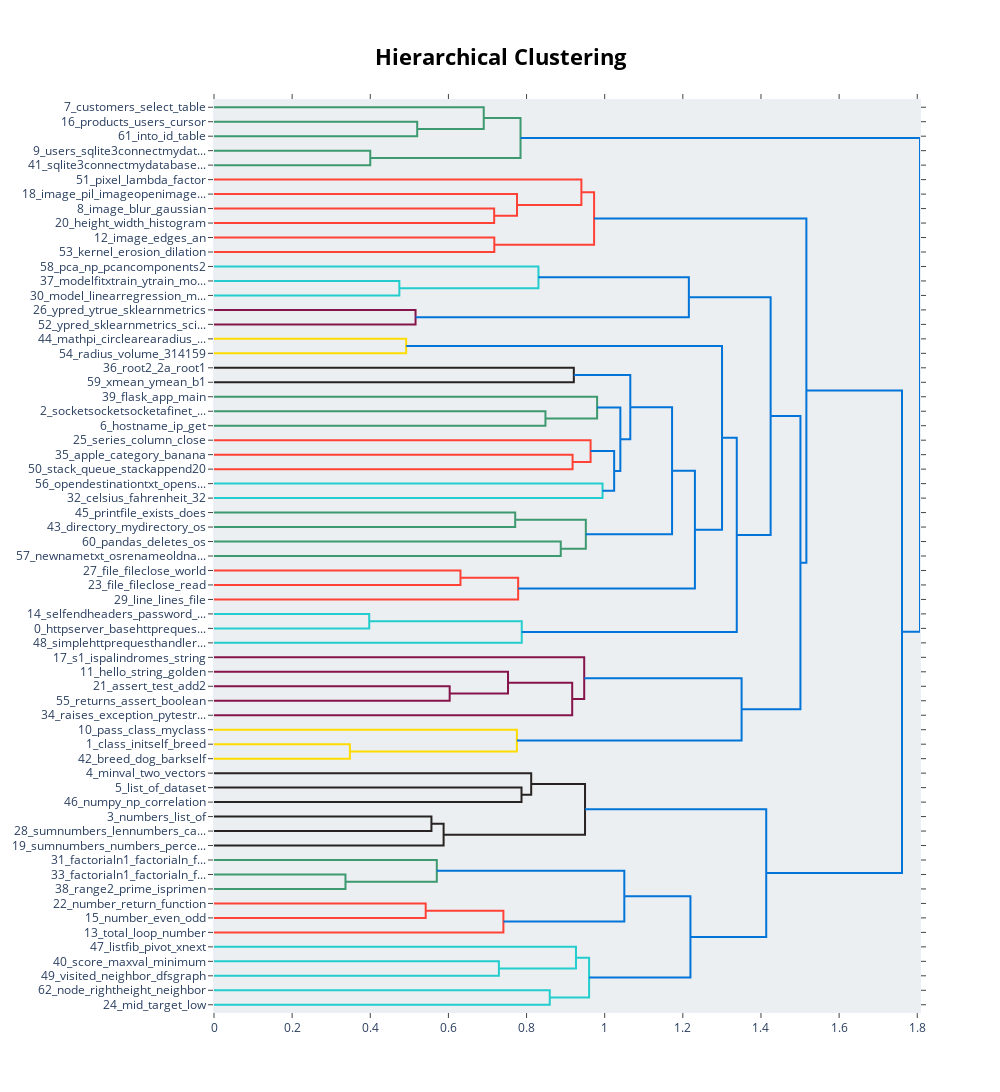

Notebook cell for this chart:
### Code cell
variable_topic_model.visualize_hierarchy()

### Figure 1 — Plotly figure (JSON) as saved in the notebook; plotly's stock layout.template omitted (floating-point values rounded to 4 significant figures)
{"data": [{"hoverinfo": "text", "marker": {"color": "rgb(61,153,112)"}, "mode": "lines", "type": "scatter", "x": [0.0, 0.5201, 0.5201, 0.0], "xaxis": "x", "y": [-15.0, -15.0, -25.0, -25.0], "yaxis": "y"}, {"hoverinfo": "text", "marker": {"color": "rgb(61,153,112)"}, "mode": "lines", "type": "scatter", "x": [0.0, 0.6904, 0.6904, 0.5201], "xaxis": "x", "y": [-5.0, -5.0, -20.0, -20.0], "yaxis": "y"}, {"hoverinfo": "text", "marker": {"color": "rgb(61,153,112)"}, "mode": "lines", "type": "scatter", "x": [0.0, 0.4, 0.4, 0.0], "xaxis": "x", "y": [-35.0, -35.0, -45.0, -45.0], "yaxis": "y"}, {"hoverinfo": "text", "marker": {"color": "rgb(61,153,112)"}, "mode": "lines", "type": "scatter", "x": [0.6904, 0.7846, 0.7846, 0.4], "xaxis": "x", "y": [-12.5, -12.5, -40.0, -40.0], "yaxis": "y"}, {"hoverinfo": "text", "marker": {"color": "rgb(255,65,54)"}, "mode": "lines", "type": "scatter", "x": [0.0, 0.7171, 0.7171, 0.0], "xaxis": "x", "y": [-75.0, -75.0, -85.0, -85.0], "yaxis": "y"}, {"hoverinfo": "text", "marker": {"color": "rgb(255,65,54)"}, "mode": "lines", "type": "scatter", "x": [0.0, 0.7756, 0.7756, 0.7171], "xaxis": "x", "y": [-65.0, -65.0, -80.0, -80.0], "yaxis": "y"}, {"hoverinfo": "text", "marker": {"color": "rgb(255,65,54)"}, "mode": "lines", "type": "scatter", "x": [0.0, 0.9403, 0.9403, 0.7756], "xaxis": "x", "y": [-55.0, -55.0, -72.5, -72.5], "yaxis": "y"}, {"hoverinfo": "text", "marker": {"color": "rgb(255,65,54)"}, "mode": "lines", "type": "scatter", "x": [0.0, 0.7174, 0.7174, 0.0], "xaxis": "x", "y": [-95.0, -95.0, -105.0, -105.0], "yaxis": "y"}, {"hoverinfo": "text", "marker": {"color": "rgb(255,65,54)"}, "mode": "lines", "type": "scatter", "x": [0.9403, 0.9728, 0.9728, 0.7174], "xaxis": "x", "y": [-63.75, -63.75, -100.0, -100.0], "yaxis": "y"}, {"hoverinfo": "text", "marker": {"color": "rgb(35,205,205)"}, "mode": "lines", "type": "scatter", "x": [0.0, 0.4744, 0.4744, 0.0], "xaxis": "x", "y": [-125.0, -125.0, -135.0, -135.0], "yaxis": "y"}, {"hoverinfo": "text", "marker": {"color": "rgb(35,205,205)"}, "mode": "lines", "type": "scatter", "x": [0.0, 0.8304, 0.8304, 0.4744], "xaxis": "x", "y": [-115.0, -115.0, -130.0, -130.0], "yaxis": "y"}, {"hoverinfo": "text", "marker": {"color": "rgb(133,20,75)"}, "mode": "lines", "type": "scatter", "x": [0.0, 0.5159, 0.5159, 0.0], "xaxis": "x", "y": [-145.0, -145.0, -155.0, -155.0], "yaxis": "y"}, {"hoverinfo": "text", "marker": {"color": "rgb(0,116,217)"}, "mode": "lines", "type": "scatter", "x": [0.8304, 1.215, 1.215, 0.5159], "xaxis": "x", "y": [-122.5, -122.5, -150.0, -150.0], "yaxis": "y"}, {"hoverinfo": "text", "marker": {"color": "rgb(255,220,0)"}, "mode": "lines", "type": "scatter", "x": [0.0, 0.4919, 0.4919, 0.0], "xaxis": "x", "y": [-165.0, -165.0, -175.0, -175.0], "yaxis": "y"}, {"hoverinfo": "text", "marker": {"color": "rgb(40,35,35)"}, "mode": "lines", "type": "scatter", "x": [0.0, 0.921, 0.921, 0.0], "xaxis": "x", "y": [-185.0, -185.0, -195.0, -195.0], "yaxis": "y"}, {"hoverinfo": "text", "marker": {"color": "rgb(61,153,112)"}, "mode": "lines", "type": "scatter", "x": [0.0, 0.8484, 0.8484, 0.0], "xaxis": "x", "y": [-215.0, -215.0, -225.0, -225.0], "yaxis": "y"}, {"hoverinfo": "text", "marker": {"color": "rgb(61,153,112)"}, "mode": "lines", "type": "scatter", "x": [0.0, 0.9806, 0.9806, 0.8484], "xaxis": "x", "y": [-205.0, -205.0, -220.0, -220.0], "yaxis": "y"}, {"hoverinfo": "text", "marker": {"color": "rgb(255,65,54)"}, "mode": "lines", "type": "scatter", "x": [0.0, 0.9178, 0.9178, 0.0], "xaxis": "x", "y": [-245.0, -245.0, -255.0, -255.0], "yaxis": "y"}, {"hoverinfo": "text", "marker": {"color": "rgb(255,65,54)"}, "mode": "lines", "type": "scatter", "x": [0.0, 0.9639, 0.9639, 0.9178], "xaxis": "x", "y": [-235.0, -235.0, -250.0, -250.0], "yaxis": "y"}, {"hoverinfo": "text", "marker": {"color": "rgb(35,205,205)"}, "mode": "lines", "type": "scatter", "x": [0.0, 0.9945, 0.9945, 0.0], "xaxis": "x", "y": [-265.0, -265.0, -275.0, -275.0], "yaxis": "y"}, {"hoverinfo": "text", "marker": {"color": "rgb(0,116,217)"}, "mode": "lines", "type": "scatter", "x": [0.9639, 1.024, 1.024, 0.9945], "xaxis": "x", "y": [-242.5, -242.5, -270.0, -270.0], "yaxis": "y"}, {"hoverinfo": "text", "marker": {"color": "rgb(0,116,217)"}, "mode": "lines", "type": "scatter", "x": [0.9806, 1.04, 1.04, 1.024], "xaxis": "x", "y": [-212.5, -212.5, -256.2, -256.2], "yaxis": "y"}, {"hoverinfo": "text", "marker": {"color": "rgb(0,116,217)"}, "mode": "lines", "type": "scatter", "x": [0.921, 1.066, 1.066, 1.04], "xaxis": "x", "y": [-190.0, -190.0, -234.4, -234.4], "yaxis": "y"}, {"hoverinfo": "text", "marker": {"color": "rgb(61,153,112)"}, "mode": "lines", "type": "scatter", "x": [0.0, 0.7709, 0.7709, 0.0], "xaxis": "x", "y": [-285.0, -285.0, -295.0, -295.0], "yaxis": "y"}, {"hoverinfo": "text", "marker": {"color": "rgb(61,153,112)"}, "mode": "lines", "type": "scatter", "x": [0.0, 0.8876, 0.8876, 0.0], "xaxis": "x", "y": [-305.0, -305.0, -315.0, -315.0], "yaxis": "y"}, {"hoverinfo": "text", "marker": {"color": "rgb(61,153,112)"}, "mode": "lines", "type": "scatter", "x": [0.7709, 0.9517, 0.9517, 0.8876], "xaxis": "x", "y": [-290.0, -290.0, -310.0, -310.0], "yaxis": "y"}, {"hoverinfo": "text", "marker": {"color": "rgb(0,116,217)"}, "mode": "lines", "type": "scatter", "x": [1.066, 1.172, 1.172, 0.9517], "xaxis": "x", "y": [-212.2, -212.2, -300.0, -300.0], "yaxis": "y"}, {"hoverinfo": "text", "marker": {"color": "rgb(255,65,54)"}, "mode": "lines", "type": "scatter", "x": [0.0, 0.6308, 0.6308, 0.0], "xaxis": "x", "y": [-325.0, -325.0, -335.0, -335.0], "yaxis": "y"}, {"hoverinfo": "text", "marker": {"color": "rgb(255,65,54)"}, "mode": "lines", "type": "scatter", "x": [0.6308, 0.7785, 0.7785, 0.0], "xaxis": "x", "y": [-330.0, -330.0, -345.0, -345.0], "yaxis": "y"}, {"hoverinfo": "text", "marker": {"color": "rgb(0,116,217)"}, "mode": "lines", "type": "scatter", "x": [1.172, 1.231, 1.231, 0.7785], "xaxis": "x", "y": [-256.1, -256.1, -337.5, -337.5], "yaxis": "y"}, {"hoverinfo": "text", "marker": {"color": "rgb(0,116,217)"}, "mode": "lines", "type": "scatter", "x": [0.4919, 1.3, 1.3, 1.231], "xaxis": "x", "y": [-170.0, -170.0, -296.8, -296.8], "yaxis": "y"}, {"hoverinfo": "text", "marker": {"color": "rgb(35,205,205)"}, "mode": "lines", "type": "scatter", "x": [0.0, 0.3973, 0.3973, 0.0], "xaxis": "x", "y": [-355.0, -355.0, -365.0, -365.0], "yaxis": "y"}, {"hoverinfo": "text", "marker": {"color": "rgb(35,205,205)"}, "mode": "lines", "type": "scatter", "x": [0.3973, 0.7877, 0.7877, 0.0], "xaxis": "x", "y": [-360.0, -360.0, -375.0, -375.0], "yaxis": "y"}, {"hoverinfo": "text", "marker": {"color": "rgb(0,116,217)"}, "mode": "lines", "type": "scatter", "x": [1.3, 1.338, 1.338, 0.7877], "xaxis": "x", "y": [-233.4, -233.4, -367.5, -367.5], "yaxis": "y"}, {"hoverinfo": "text", "marker": {"color": "rgb(0,116,217)"}, "mode": "lines", "type": "scatter", "x": [1.215, 1.425, 1.425, 1.338], "xaxis": "x", "y": [-136.2, -136.2, -300.4, -300.4], "yaxis": "y"}, {"hoverinfo": "text", "marker": {"color": "rgb(133,20,75)"}, "mode": "lines", "type": "scatter", "x": [0.0, 0.6032, 0.6032, 0.0], "xaxis": "x", "y": [-405.0, -405.0, -415.0, -415.0], "yaxis": "y"}, {"hoverinfo": "text", "marker": {"color": "rgb(133,20,75)"}, "mode": "lines", "type": "scatter", "x": [0.0, 0.7526, 0.7526, 0.6032], "xaxis": "x", "y": [-395.0, -395.0, -410.0, -410.0], "yaxis": "y"}, {"hoverinfo": "text", "marker": {"color": "rgb(133,20,75)"}, "mode": "lines", "type": "scatter", "x": [0.7526, 0.9168, 0.9168, 0.0], "xaxis": "x", "y": [-402.5, -402.5, -425.0, -425.0], "yaxis": "y"}, {"hoverinfo": "text", "marker": {"color": "rgb(133,20,75)"}, "mode": "lines", "type": "scatter", "x": [0.0, 0.9476, 0.9476, 0.9168], "xaxis": "x", "y": [-385.0, -385.0, -413.8, -413.8], "yaxis": "y"}, {"hoverinfo": "text", "marker": {"color": "rgb(255,220,0)"}, "mode": "lines", "type": "scatter", "x": [0.0, 0.3478, 0.3478, 0.0], "xaxis": "x", "y": [-445.0, -445.0, -455.0, -455.0], "yaxis": "y"}, {"hoverinfo": "text", "marker": {"color": "rgb(255,220,0)"}, "mode": "lines", "type": "scatter", "x": [0.0, 0.7752, 0.7752, 0.3478], "xaxis": "x", "y": [-435.0, -435.0, -450.0, -450.0], "yaxis": "y"}, {"hoverinfo": "text", "marker": {"color": "rgb(0,116,217)"}, "mode": "lines", "type": "scatter", "x": [0.9476, 1.35, 1.35, 0.7752], "xaxis": "x", "y": [-399.4, -399.4, -442.5, -442.5], "yaxis": "y"}, {"hoverinfo": "text", "marker": {"color": "rgb(0,116,217)"}, "mode": "lines", "type": "scatter", "x": [1.425, 1.501, 1.501, 1.35], "xaxis": "x", "y": [-218.3, -218.3, -420.9, -420.9], "yaxis": "y"}, {"hoverinfo": "text", "marker": {"color": "rgb(0,116,217)"}, "mode": "lines", "type": "scatter", "x": [0.9728, 1.516, 1.516, 1.501], "xaxis": "x", "y": [-81.88, -81.88, -319.6, -319.6], "yaxis": "y"}, {"hoverinfo": "text", "marker": {"color": "rgb(40,35,35)"}, "mode": "lines", "type": "scatter", "x": [0.0, 0.7871, 0.7871, 0.0], "xaxis": "x", "y": [-475.0, -475.0, -485.0, -485.0], "yaxis": "y"}, {"hoverinfo": "text", "marker": {"color": "rgb(40,35,35)"}, "mode": "lines", "type": "scatter", "x": [0.0, 0.8119, 0.8119, 0.7871], "xaxis": "x", "y": [-465.0, -465.0, -480.0, -480.0], "yaxis": "y"}, {"hoverinfo": "text", "marker": {"color": "rgb(40,35,35)"}, "mode": "lines", "type": "scatter", "x": [0.0, 0.5565, 0.5565, 0.0], "xaxis": "x", "y": [-495.0, -495.0, -505.0, -505.0], "yaxis": "y"}, {"hoverinfo": "text", "marker": {"color": "rgb(40,35,35)"}, "mode": "lines", "type": "scatter", "x": [0.5565, 0.5877, 0.5877, 0.0], "xaxis": "x", "y": [-500.0, -500.0, -515.0, -515.0], "yaxis": "y"}, {"hoverinfo": "text", "marker": {"color": "rgb(40,35,35)"}, "mode": "lines", "type": "scatter", "x": [0.8119, 0.9497, 0.9497, 0.5877], "xaxis": "x", "y": [-472.5, -472.5, -507.5, -507.5], "yaxis": "y"}, {"hoverinfo": "text", "marker": {"color": "rgb(61,153,112)"}, "mode": "lines", "type": "scatter", "x": [0.0, 0.3365, 0.3365, 0.0], "xaxis": "x", "y": [-535.0, -535.0, -545.0, -545.0], "yaxis": "y"}, {"hoverinfo": "text", "marker": {"color": "rgb(61,153,112)"}, "mode": "lines", "type": "scatter", "x": [0.0, 0.5703, 0.5703, 0.3365], "xaxis": "x", "y": [-525.0, -525.0, -540.0, -540.0], "yaxis": "y"}, {"hoverinfo": "text", "marker": {"color": "rgb(255,65,54)"}, "mode": "lines", "type": "scatter", "x": [0.0, 0.5419, 0.5419, 0.0], "xaxis": "x", "y": [-555.0, -555.0, -565.0, -565.0], "yaxis": "y"}, {"hoverinfo": "text", "marker": {"color": "rgb(255,65,54)"}, "mode": "lines", "type": "scatter", "x": [0.5419, 0.7407, 0.7407, 0.0], "xaxis": "x", "y": [-560.0, -560.0, -575.0, -575.0], "yaxis": "y"}, {"hoverinfo": "text", "marker": {"color": "rgb(0,116,217)"}, "mode": "lines", "type": "scatter", "x": [0.5703, 1.05, 1.05, 0.7407], "xaxis": "x", "y": [-532.5, -532.5, -567.5, -567.5], "yaxis": "y"}, {"hoverinfo": "text", "marker": {"color": "rgb(35,205,205)"}, "mode": "lines", "type": "scatter", "x": [0.0, 0.7292, 0.7292, 0.0], "xaxis": "x", "y": [-595.0, -595.0, -605.0, -605.0], "yaxis": "y"}, {"hoverinfo": "text", "marker": {"color": "rgb(35,205,205)"}, "mode": "lines", "type": "scatter", "x": [0.0, 0.9265, 0.9265, 0.7292], "xaxis": "x", "y": [-585.0, -585.0, -600.0, -600.0], "yaxis": "y"}, {"hoverinfo": "text", "marker": {"color": "rgb(35,205,205)"}, "mode": "lines", "type": "scatter", "x": [0.0, 0.8594, 0.8594, 0.0], "xaxis": "x", "y": [-615.0, -615.0, -625.0, -625.0], "yaxis": "y"}, {"hoverinfo": "text", "marker": {"color": "rgb(35,205,205)"}, "mode": "lines", "type": "scatter", "x": [0.9265, 0.9601, 0.9601, 0.8594], "xaxis": "x", "y": [-592.5, -592.5, -620.0, -620.0], "yaxis": "y"}, {"hoverinfo": "text", "marker": {"color": "rgb(0,116,217)"}, "mode": "lines", "type": "scatter", "x": [1.05, 1.219, 1.219, 0.9601], "xaxis": "x", "y": [-550.0, -550.0, -606.2, -606.2], "yaxis": "y"}, {"hoverinfo": "text", "marker": {"color": "rgb(0,116,217)"}, "mode": "lines", "type": "scatter", "x": [0.9497, 1.413, 1.413, 1.219], "xaxis": "x", "y": [-490.0, -490.0, -578.1, -578.1], "yaxis": "y"}, {"hoverinfo": "text", "marker": {"color": "rgb(0,116,217)"}, "mode": "lines", "type": "scatter", "x": [1.516, 1.761, 1.761, 1.413], "xaxis": "x", "y": [-200.8, -200.8, -534.1, -534.1], "yaxis": "y"}, {"hoverinfo": "text", "marker": {"color": "rgb(0,116,217)"}, "mode": "lines", "type": "scatter", "x": [0.7846, 1.807, 1.807, 1.761], "xaxis": "x", "y": [-26.25, -26.25, -367.4, -367.4], "yaxis": "y"}], "layout": {"autosize": false, "height": 1145, "hoverlabel": {"bgcolor": "white", "font": {"family": "Rockwell", "size": 16}}, "hovermode": "closest", "plot_bgcolor": "#ECEFF1", "showlegend": false, "title": {"font": {"color": "Black", "size": 22}, "text": "<b>Hierarchical Clustering</b>", "x": 0.5, "xanchor": "center", "yanchor": "top"}, "width": 1000, "xaxis": {"mirror": "allticks", "rangemode": "tozero", "showgrid": false, "showline": true, "showticklabels": true, "ticks": "outside", "type": "linear", "zeroline": false}, "yaxis": {"mirror": "allticks", "range": [-630, 0], "rangemode": "tozero", "showgrid": false, "showline": true, "showticklabels": true, "tickmode": "array", "ticks": "outside", "ticktext": ["7_customers_select_table", "16_products_users_cursor", "61_into_id_table", "9_users_sqlite3connectmydat...", "41_sqlite3connectmydatabase...", "51_pixel_lambda_factor", "18_image_pil_imageopenimage...", "8_image_blur_gaussian", "20_height_width_histogram", "12_image_edges_an", "53_kernel_erosion_dilation", "58_pca_np_pcancomponents2", "37_modelfitxtrain_ytrain_mo...", "30_model_linearregression_m...", "26_ypred_ytrue_sklearnmetrics", "52_ypred_sklearnmetrics_sci...", "44_mathpi_circlearearadius_...", "54_radius_volume_314159", "36_root2_2a_root1", "59_xmean_ymean_b1", "39_flask_app_main", "2_socketsocketsocketafinet_...", "6_hostname_ip_get", "25_series_column_close", "35_apple_category_banana", "50_stack_queue_stackappend20", "56_opendestinationtxt_opens...", "32_celsius_fahrenheit_32", "45_printfile_exists_does", "43_directory_mydirectory_os", "60_pandas_deletes_os", "57_newnametxt_osrenameoldna...", "27_file_fileclose_world", "23_file_fileclose_read", "29_line_lines_file", "14_selfendheaders_password_...", "0_httpserver_basehttpreques...", "48_simplehttprequesthandler...", "17_s1_ispalindromes_string", "11_hello_string_golden", "21_assert_test_add2", "55_returns_assert_boolean", "34_raises_exception_pytestr...", "10_pass_class_myclass", "1_class_initself_breed", "42_breed_dog_barkself", "4_minval_two_vectors", "5_list_of_dataset", "46_numpy_np_correlation", "3_numbers_list_of", "28_sumnumbers_lennumbers_ca...", "19_sumnumbers_numbers_perce...", "31_factorialn1_factorialn_f...", "33_factorialn1_factorialn_f...", "38_range2_prime_isprimen", "22_number_return_function", "15_number_even_odd", "13_total_loop_number", "47_listfib_pivot_xnext", "40_score_maxval_minimum", "49_visited_neighbor_dfsgraph", "62_node_rightheight_neighbor", "24_mid_target_low"], "tickvals": [-5, -15, -25, -35, -45, -55, -65, -75, -85, -95, -105, -115, -125, -135, -145, -155, -165, -175, -185, -195, -205, -215, -225, -235, -245, -255, -265, -275, -285, -295, -305, -315, -325, -335, -345, -355, -365, -375, -385, -395, -405, -415, -425, -435, -445, -455, -465, -475, -485, -495, -505, -515, -525, -535, -545, -555, -565, -575, -585, -595, -605, -615, -625], "type": "linear", "zeroline": false}}}
